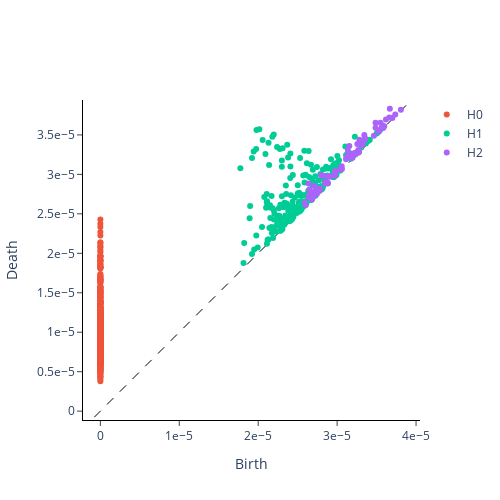

Source (notebook cell):
### Code cell
gtda.plotting.plot_diagram(diagram[7])
